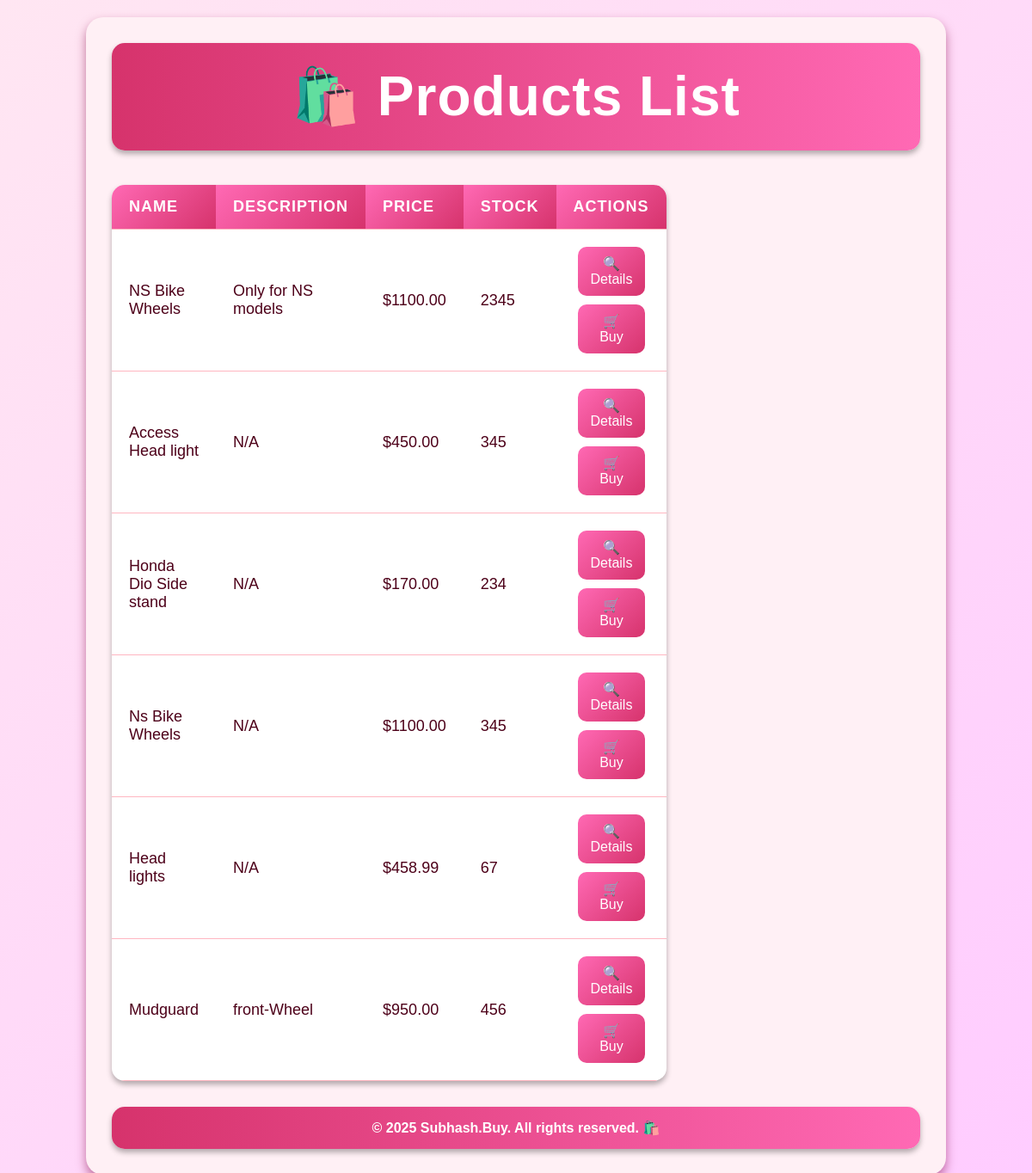
Before: /products/ with the older database file.
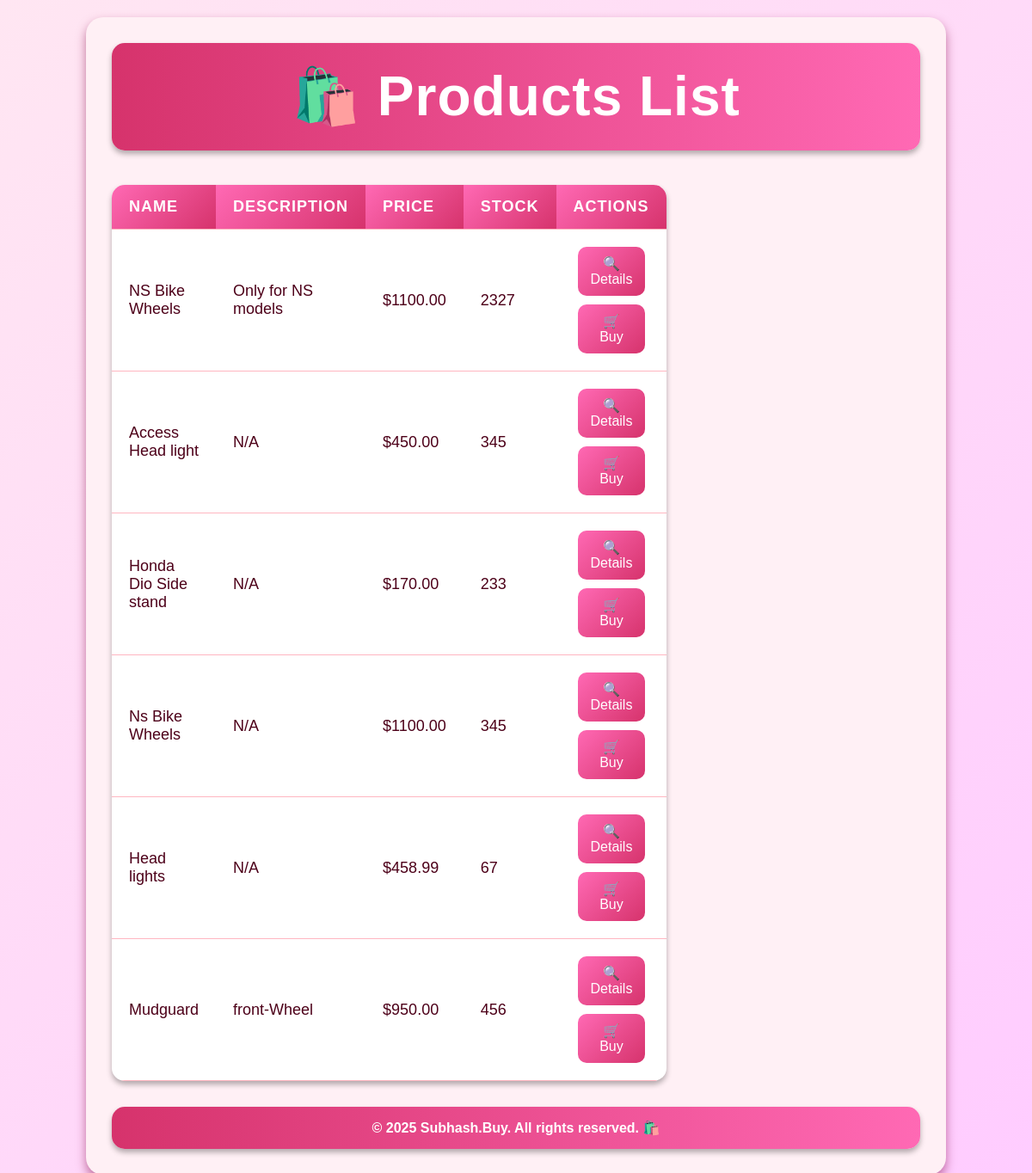
After: the same page with the newer database file.
### store/models.py (models this page shows, shortened)
class Product(models.Model):
    name = models.CharField(max_length=255)
    description = models.TextField()
    price = models.DecimalField(max_digits=10, decimal_places=2)
    stock = models.PositiveIntegerField()

### store/views.py (the view)
# urls.py: path('products/', views.products, name='products'),
def products(request):
    products = Product.objects.all()
    return render(request, 'store/products.html', {'products': products})

### store/templates/store/products.html (shortened to what this page needs)
<!DOCTYPE html>
<html lang="en">
<head>
  <link rel="stylesheet" href="/static/style.css">
</head>
<body>
  <div class="container">
    {% if not messages %}
      <header>
        <h1>🛍️ Products List</h1>
      </header>
      <table>
        <thead>
          <tr>
            <th>Name</th>
            <th>Description</th>
            <th>Price</th>
            <th>Stock</th>
            <th>Actions</th>
          </tr>
        </thead>
        <tbody>
          {% for product in products %}
          <tr>
            <td>{{ product.name }}</td>
            <td>{{ product.description }}</td>
            <td>${{ product.price }}</td>
            <td>{{ product.stock }}</td>
            <td>
              <button class="action-button" onclick="viewDetails({{ product.id }})">🔍 Details</button>
              <button class="action-button" onclick="buyProduct({{ product.id }})">🛒 Buy</button>
            </td>
          </tr>
          {% empty %}
          <tr>
            <td colspan="5">No products available.</td>
          </tr>
          {% endfor %}
        </tbody>
      </table>
    {% endif %}
    <footer>
      <p>&copy; 2025 Subhash.Buy. All rights reserved. 🛍️</p>
    </footer>
  </div>
</body>
</html>

Changed rows visible on the page:
changed Product "NS Bike Wheels": stock "2345" → "2327"
changed Product "Honda Dio Side stand": stock "234" → "233"
